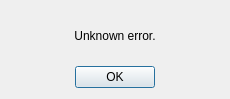
<?xml version="1.0" encoding="UTF-8"?>
<ui version="4.0">
 <class>DialogError</class>
 <widget class="QDialog" name="DialogError">
  <property name="geometry">
   <rect>
    <x>0</x>
    <y>0</y>
    <width>230</width>
    <height>99</height>
   </rect>
  </property>
  <property name="sizePolicy">
   <sizepolicy hsizetype="Fixed" vsizetype="Fixed">
    <horstretch>0</horstretch>
    <verstretch>0</verstretch>
   </sizepolicy>
  </property>
  <property name="minimumSize">
   <size>
    <width>230</width>
    <height>99</height>
   </size>
  </property>
  <property name="maximumSize">
   <size>
    <width>230</width>
    <height>99</height>
   </size>
  </property>
  <property name="windowTitle">
   <string>Server message</string>
  </property>
  <property name="modal">
   <bool>true</bool>
  </property>
  <layout class="QGridLayout" name="gridLayout">
   <item row="0" column="0" colspan="3">
    <widget class="QLabel" name="label">
     <property name="text">
      <string>Unknown error.</string>
     </property>
     <property name="alignment">
      <set>Qt::AlignCenter</set>
     </property>
     <property name="wordWrap">
      <bool>true</bool>
     </property>
    </widget>
   </item>
   <item row="1" column="0">
    <spacer name="horizontalSpacer">
     <property name="orientation">
      <enum>Qt::Horizontal</enum>
     </property>
     <property name="sizeHint" stdset="0">
      <size>
       <width>60</width>
       <height>20</height>
      </size>
     </property>
    </spacer>
   </item>
   <item row="1" column="1">
    <widget class="QPushButton" name="pushButton">
     <property name="text">
      <string>OK</string>
     </property>
     <property name="shortcut">
      <string>Return</string>
     </property>
    </widget>
   </item>
   <item row="1" column="2">
    <spacer name="horizontalSpacer_2">
     <property name="orientation">
      <enum>Qt::Horizontal</enum>
     </property>
     <property name="sizeHint" stdset="0">
      <size>
       <width>59</width>
       <height>20</height>
      </size>
     </property>
    </spacer>
   </item>
  </layout>
 </widget>
 <resources/>
 <connections>
  <connection>
   <sender>pushButton</sender>
   <signal>clicked()</signal>
   <receiver>DialogError</receiver>
   <slot>accept()</slot>
   <hints>
    <hint type="sourcelabel">
     <x>187</x>
     <y>71</y>
    </hint>
    <hint type="destinationlabel">
     <x>183</x>
     <y>49</y>
    </hint>
   </hints>
  </connection>
 </connections>
</ui>
